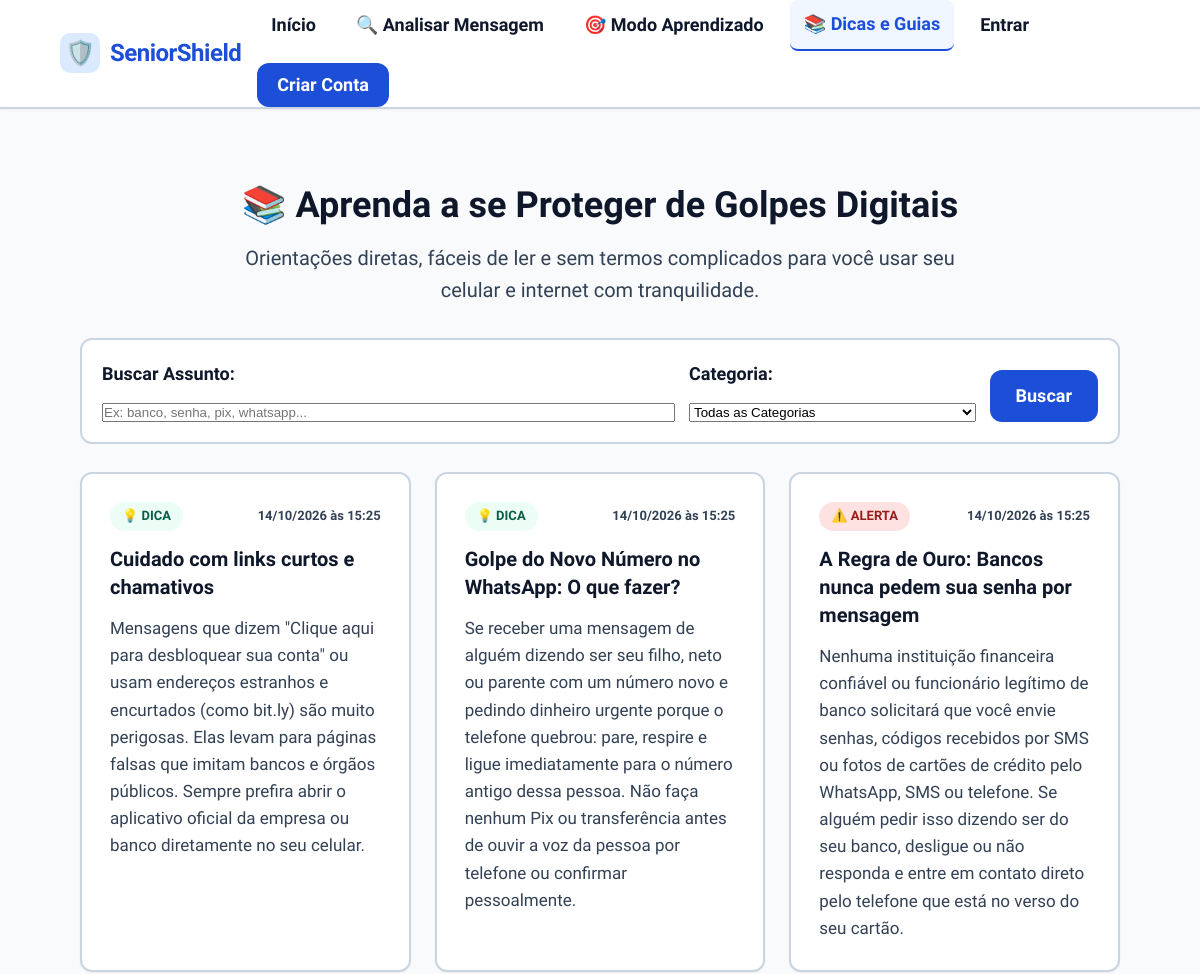
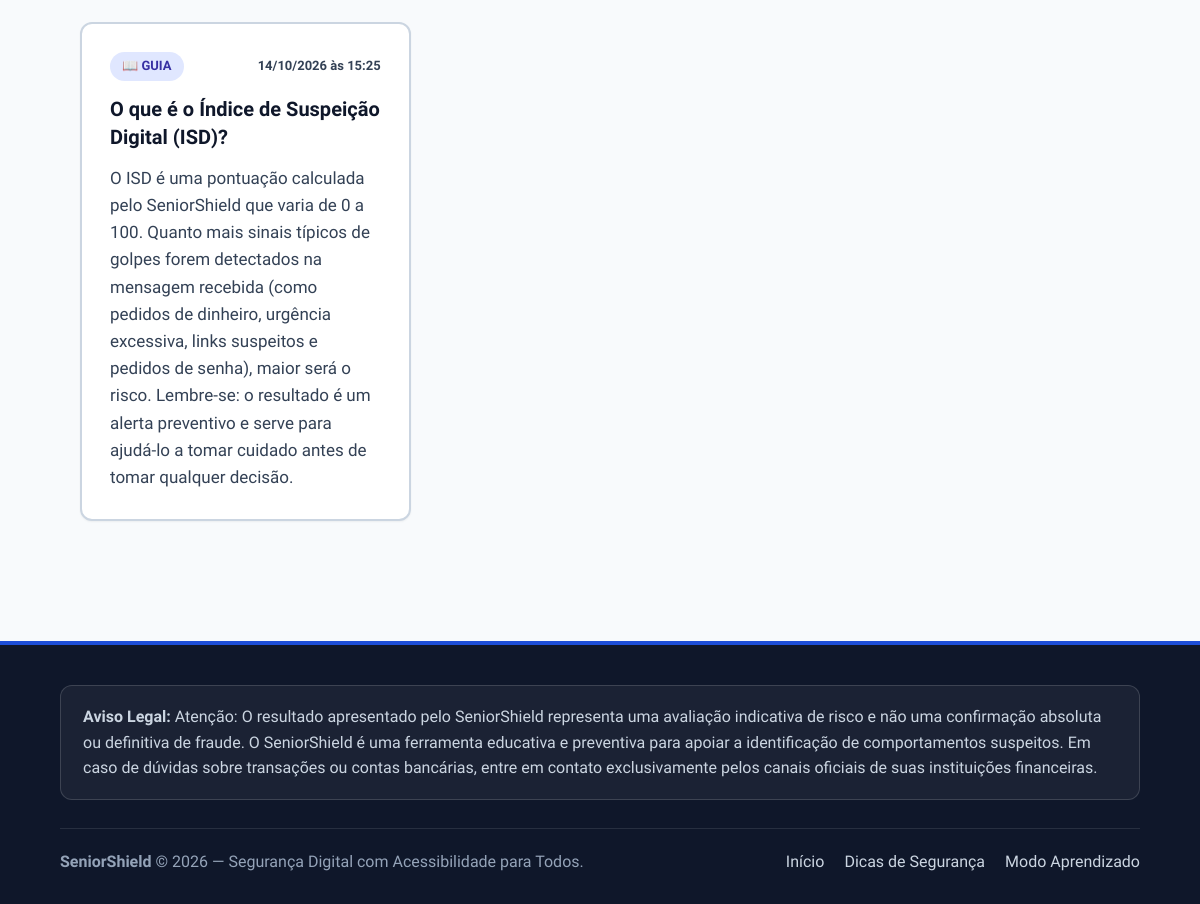
The app's page /conteudos.php with its own data (2 pictures, top to bottom).
### tables this page shows
CREATE TABLE IF NOT EXISTS `CONTEUDOS` (
  `id_conteudo` INT AUTO_INCREMENT,
  `titulo` VARCHAR(200) NOT NULL,
  `texto` TEXT NOT NULL,
  `tipo` VARCHAR(50) NOT NULL DEFAULT 'artigo',
  `ativo` TINYINT(1) NOT NULL DEFAULT 1,
  `data_cadastro` DATETIME NOT NULL DEFAULT CURRENT_TIMESTAMP,
  PRIMARY KEY (`id_conteudo`)
);

### src/Helpers/utils.php (called while the page is built, shortened)
<?php
function e(?string $string): string {
    return htmlspecialchars((string)$string, ENT_QUOTES, 'UTF-8');
}
function url(string $path = ''): string {
    $path = ltrim($path, '/');
    return BASE_URL . ($path !== '' ? '/' . $path : '');
}
function format_datetime_br(?string $datetime): string {
    $timestamp = strtotime($datetime);
    return date('d/m/Y \à\s H:i', $timestamp);
}

### src/Helpers/auth_guard.php (called while the page is built, shortened)
<?php
require_once __DIR__ . '/utils.php';
function is_logged_in(): bool {
    return !empty($_SESSION['usuario_id']);
}
function get_logged_user(): ?array {
    if (!is_logged_in()) {
        return null;
    }
    return [
        'id'    => $_SESSION['usuario_id'],
        'nome'  => $_SESSION['usuario_nome'] ?? '',
        'email' => $_SESSION['usuario_email'] ?? '',
        'tipo'  => $_SESSION['tipo_usuario'] ?? 'comum'
    ];
}

### src/Services/EducationService.php (called while the page is built, shortened)
<?php
require_once __DIR__ . '/../../config/database.php';
require_once __DIR__ . '/../Helpers/utils.php';
class EducationService {
    private PDO $pdo;
    public function __construct(?PDO $pdo = null) {
        $this->pdo = $pdo ?? getDbConnection();
    }
    public function listarConteudos(?bool $somenteAtivos = true, string $tipo = '', string $busca = ''): array {
        $sql = 'SELECT id_conteudo, titulo, texto, tipo, ativo, data_cadastro
                FROM CONTEUDOS
                WHERE 1 = 1';
        $params = [];
        if ($somenteAtivos !== null) {
            $sql .= ' AND ativo = :ativo';
            $params[':ativo'] = $somenteAtivos ? 1 : 0;
        }
        $busca = trim($busca);
        $sql .= ' ORDER BY ativo DESC, data_cadastro DESC, id_conteudo DESC';
        try {
            $stmt = $this->pdo->prepare($sql);
            $stmt->execute($params);
            $conteudos = $stmt->fetchAll(PDO::FETCH_ASSOC);
            foreach ($conteudos as &$c) {
                $c['data_formatada'] = format_datetime_br($c['data_cadastro']);
            }
            return $conteudos;
        } catch (PDOException $e) {
            error_log('EducationService::listarConteudos erro: ' . $e->getMessage());
            return [];
        }
    }
}

### config/database.php (called while the page is built, shortened)
<?php
function getDbConnection(): PDO {
    $dsn = sprintf(
        'mysql:host=%s;port=%s;dbname=%s;charset=%s',
        DB_HOST,
        DB_PORT,
        DB_NAME,
        DB_CHARSET
    );
    $options = [
        PDO::ATTR_ERRMODE            => PDO::ERRMODE_EXCEPTION,
        PDO::ATTR_DEFAULT_FETCH_MODE => PDO::FETCH_ASSOC,
        PDO::ATTR_EMULATE_PREPARES   => false,
        PDO::MYSQL_ATTR_INIT_COMMAND => 'SET NAMES ' . DB_CHARSET
    ];
    try {
        $pdoInstance = new PDO($dsn, DB_USER, DB_PASS, $options);
        return $pdoInstance;
    } catch (PDOException $e) {
        error_log('SeniorShield Database Connection Error: ' . $e->getMessage());
        if (defined('APP_ENV') && APP_ENV === 'development') {
            $msg = 'Erro ao conectar ao banco de dados: verifique se o MySQL no XAMPP está iniciado e se a base "' . htmlspecialchars(DB_NAME) . '" foi criada.';
        } else {
            $msg = 'O serviço de banco de dados está temporariamente indisponível. Por favor, tente novamente mais tarde.';
        }
        throw new Exception($msg, (int)$e->getCode());
    }
}

### conteudos.php (the view, shortened to what this page needs)
<?php
require_once __DIR__ . '/src/Helpers/auth_guard.php';
require_once __DIR__ . '/src/Helpers/utils.php';
require_once __DIR__ . '/src/Services/EducationService.php';
$educationService = new EducationService();
$filtroTipo = (string)($_GET['tipo'] ?? '');
$busca = (string)($_GET['busca'] ?? '');
$conteudos = $educationService->listarConteudos(true, $filtroTipo, $busca);
require_once __DIR__ . '/includes/header.php';
?>
<div class="container" style="margin-top: 32px; margin-bottom: 60px;">
  <header style="margin-bottom: 32px; text-align: center;">
    <h1 style="font-size: var(--font-size-3xl); font-weight: 800; color: var(--text-main); margin-bottom: 8px;">
      <span aria-hidden="true">📚</span>
      Aprenda a se Proteger de Golpes Digitais
    </h1>
    <p style="font-size: var(--font-size-lg); color: var(--text-muted); max-width: 720px; margin: 0 auto;">
      Orientações diretas, fáceis de ler e sem termos complicados para você usar seu celular e internet com tranquilidade.
    </p>
  </header>
  <div style="background: var(--surface-color); border: 2px solid var(--border-color); border-radius: var(--radius-md); padding: 20px; margin-bottom: 28px;">
    <form method="GET" action="<?= url('conteudos.php') ?>" class="filter-form" style="margin: 0;">
      <div class="filter-group" style="flex: 2;">
        <label for="busca" class="form-label">Buscar Assunto:</label>
        <input
          type="text"
          name="busca"
          id="busca"
          class="form-control"
          placeholder="Ex: banco, senha, pix, whatsapp..."
          value="<?= e($busca) ?>">
      </div>
      <div class="filter-group" style="flex: 1;">
        <label for="tipo" class="form-label">Categoria:</label>
        <select name="tipo" id="tipo" class="form-control">
          <option value="">Todas as Categorias</option>
        </select>
      </div>
      <div class="filter-group-action" style="align-self: flex-end; display: flex; gap: 8px;">
        <button type="submit" class="btn btn-primary">Buscar</button>
      </div>
    </form>
  </div>
  <?php if (!empty($conteudos)): ?>
    <section class="edu-grid" aria-label="Lista de conteúdos educativos">
      <?php foreach ($conteudos as $artigo): ?>
        <article class="edu-card">
          <div class="edu-card-top">
            <span class="edu-badge-<?= e($artigo['tipo']) ?>">
              <?php
                switch ($artigo['tipo']) {
                    case 'alerta': echo '⚠️ Alerta'; break;
                    case 'guia': echo '📖 Guia'; break;
                    default: echo '💡 Dica'; break;
                }
              ?>
            </span>
            <span style="font-size: 0.8125rem; color: var(--text-muted); font-weight: 600;">
              <?= e($artigo['data_formatada']) ?>
            </span>
          </div>
          <h2 class="edu-card-title">
            <?= e($artigo['titulo']) ?>
          </h2>
          <div class="edu-card-text">
            <?= nl2br(e($artigo['texto'])) ?>
          </div>
        </article>
      <?php endforeach; ?>
    </section>
  <?php endif; ?>
</div>
<?php require_once __DIR__ . '/includes/footer.php'; ?>

### includes/header.php (shortened to what this page needs)
<?php
require_once __DIR__ . '/../src/Helpers/auth_guard.php';
?>
<!DOCTYPE html>
<html lang="pt-BR">
<head>
  <link rel="stylesheet" href="<?= url('assets/css/style.css') ?>">
</head>
<body>
  <?php require_once __DIR__ . '/navbar.php'; ?>
  <main id="conteudo-principal" class="main-content">
    <div class="container">

### includes/navbar.php
<?php
$user = get_logged_user();
$scriptName = str_replace('\\', '/', $_SERVER['SCRIPT_NAME'] ?? '');
$isAdminArea = (strpos($scriptName, '/admin/') !== false);
$paginaAtual = basename($_SERVER['PHP_SELF']);
?>
<header class="site-header">
  <div class="container">
    <nav class="navbar" aria-label="Navegação Principal">
      <a href="<?= url('index.php') ?>" class="brand-link" title="Ir para a página inicial">
        <span class="brand-icon" aria-hidden="true">🛡️</span>
        <span><?= APP_NAME ?></span>
      </a>
      <ul class="nav-links">
        <li>
          <a href="<?= url('index.php') ?>"
             class="nav-link <?= (!$isAdminArea && $paginaAtual === 'index.php') ? 'active' : '' ?>">
            Início
          </a>
        </li>
        <li>
          <a href="<?= url('analise.php') ?>"
             class="nav-link <?= $paginaAtual === 'analise.php' ? 'active' : '' ?>">
            🔍 Analisar Mensagem
          </a>
        </li>
        <li>
          <a href="<?= url('aprendizado.php') ?>"
             class="nav-link <?= $paginaAtual === 'aprendizado.php' ? 'active' : '' ?>">
            🎯 Modo Aprendizado
          </a>
        </li>
        <li>
          <a href="<?= url('conteudos.php') ?>"
             class="nav-link <?= $paginaAtual === 'conteudos.php' ? 'active' : '' ?>">
            📚 Dicas e Guias
          </a>
        </li>
        <?php if ($user): ?>
          <li>
            <a href="<?= url('historico.php') ?>"
               class="nav-link <?= $paginaAtual === 'historico.php' ? 'active' : '' ?>">
              📋 Histórico
            </a>
          </li>
          <?php if (is_admin()): ?>
            <li>
              <a href="<?= url('admin/index.php') ?>" class="nav-link user-badge admin-badge <?= $isAdminArea ? 'active' : '' ?>">
                ⚙️ Painel Admin
              </a>
            </li>
          <?php endif; ?>
          <li>
            <span class="user-badge" title="Usuário logado">
              👤 <?= e($user['nome']) ?>
            </span>
          </li>
          <li>
            <a href="<?= url('logout.php') ?>" class="nav-link" style="color: #b91c1c;">
              Sair
            </a>
          </li>
        <?php else: ?>
          <li>
            <a href="<?= url('login.php') ?>"
               class="nav-link <?= $paginaAtual === 'login.php' ? 'active' : '' ?>">
              Entrar
            </a>
          </li>
          <li>
            <a href="<?= url('cadastro.php') ?>" class="btn btn-primary" style="min-height: 44px; padding: 8px 18px;">
              Criar Conta
            </a>
          </li>
        <?php endif; ?>
      </ul>
    </nav>
  </div>
</header>

### includes/footer.php (shortened to what this page needs)
    </div>
  </main>
  <footer class="site-footer">
    <div class="container">
      <div class="footer-disclaimer-box">
        <strong>Aviso Legal:</strong> <?= ISD_DISCLAIMER_AVALIACAO ?> O SeniorShield é uma ferramenta educativa e preventiva para apoiar a identificação de comportamentos suspeitos. Em caso de dúvidas sobre transações ou contas bancárias, entre em contato exclusivamente pelos canais oficiais de suas instituições financeiras.
      </div>
      <div class="footer-bottom">
        <div>
          <strong><?= APP_NAME ?></strong> &copy; <?= date('Y') ?> — Segurança Digital com Acessibilidade para Todos.
        </div>
        <ul class="footer-links">
          <li><a href="<?= url('index.php') ?>">Início</a></li>
          <li><a href="<?= url('conteudos.php') ?>">Dicas de Segurança</a></li>
          <li><a href="<?= url('aprendizado.php') ?>">Modo Aprendizado</a></li>
        </ul>
      </div>
    </div>
  </footer>
</body>
</html>

### records on screen
conteudos: tipo "💡 DICA", data_formatada "14/10/2026 às 15:25", titulo "Cuidado com links curtos e chamativos", texto "Mensagens que dizem \"Clique aqui para desbloquear sua conta\" ou usam endereços estranhos e encurtados (como bit.ly) são muito perigosas. Elas levam para páginas falsas que imitam bancos e órgãos públicos. Sempre prefira abrir o aplicativo oficial da empresa ou banco diretamente no seu celular."
conteudos: tipo "💡 DICA", data_formatada "14/10/2026 às 15:25", titulo "Golpe do Novo Número no WhatsApp: O que fazer?", texto "Se receber uma mensagem de alguém dizendo ser seu filho, neto ou parente com um número novo e pedindo dinheiro urgente porque o telefone quebrou: pare, respire e ligue imediatamente para o número antigo dessa pessoa. Não faça nenhum Pix ou transferência antes de ouvir a voz da pessoa por telefone ou confirmar pessoalmente."
conteudos: tipo "⚠️ ALERTA", data_formatada "14/10/2026 às 15:25", titulo "A Regra de Ouro: Bancos nunca pedem sua senha por mensagem", texto "Nenhuma instituição financeira confiável ou funcionário legítimo de banco solicitará que você envie senhas, códigos recebidos por SMS ou fotos de cartões de crédito pelo WhatsApp, SMS ou telefone. Se alguém pedir isso dizendo ser do seu banco, desligue ou não responda e entre em contato direto pelo telefone que está no verso do seu cartão."
conteudos: tipo "📖 GUIA", data_formatada "14/10/2026 às 15:25", titulo "O que é o Índice de Suspeição Digital (ISD)?", texto "O ISD é uma pontuação calculada pelo SeniorShield que varia de 0 a 100. Quanto mais sinais típicos de golpes forem detectados na mensagem recebida (como pedidos de dinheiro, urgência excessiva, links suspeitos e pedidos de senha), maior será o risco. Lembre-se: o resultado é um alerta preventivo e serve para ajudá-lo a tomar cuidado antes de tomar qualquer decisão."

### other values on screen
APP_NAME "SeniorShield"
ISD_DISCLAIMER_AVALIACAO "Atenção: O resultado apresentado pelo SeniorShield representa uma avaliação indicativa de risco e não uma confirmação absoluta ou definitiva de fraude."
